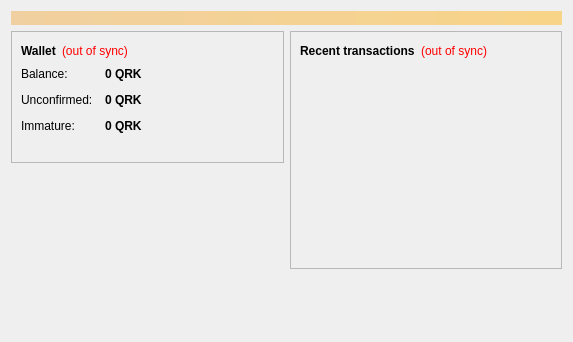
<?xml version="1.0" encoding="UTF-8"?>
<ui version="4.0">
 <class>OverviewPage</class>
 <widget class="QWidget" name="OverviewPage">
  <property name="geometry">
   <rect>
    <x>0</x>
    <y>0</y>
    <width>573</width>
    <height>342</height>
   </rect>
  </property>
  <property name="windowTitle">
   <string>Form</string>
  </property>
  <layout class="QVBoxLayout" name="topLayout">
   <item>
    <widget class="QLabel" name="labelAlerts">
     <property name="visible">
      <bool>false</bool>
     </property>
     <property name="styleSheet">
      <string notr="true">background-color: qlineargradient(x1: 0, y1: 0, x2: 1, y2: 0, stop:0 #F0D0A0, stop:1 #F8D488); color:#000000;</string>
     </property>
     <property name="wordWrap">
      <bool>true</bool>
     </property>
     <property name="margin">
      <number>3</number>
     </property>
    </widget>
   </item>
   <item>
    <layout class="QHBoxLayout" name="horizontalLayout" stretch="1,1">
     <item>
      <layout class="QVBoxLayout" name="verticalLayout_2">
       <item>
        <widget class="QFrame" name="frame">
         <property name="frameShape">
          <enum>QFrame::StyledPanel</enum>
         </property>
         <property name="frameShadow">
          <enum>QFrame::Raised</enum>
         </property>
         <layout class="QVBoxLayout" name="verticalLayout_4">
          <item>
           <layout class="QHBoxLayout" name="horizontalLayout_4">
            <item>
             <widget class="QLabel" name="label_5">
              <property name="font">
               <font>
                <weight>75</weight>
                <bold>true</bold>
               </font>
              </property>
              <property name="text">
               <string>Wallet</string>
              </property>
             </widget>
            </item>
            <item>
             <widget class="QLabel" name="labelWalletStatus">
              <property name="toolTip">
               <string>&lt;html&gt;&lt;head/&gt;&lt;body&gt;&lt;p&gt;The displayed information may be out of date. Your wallet automatically synchronizes with the Zingcoin network after a connection is established, but this process has not completed yet.&lt;/p&gt;&lt;/body&gt;&lt;/html&gt;</string>
              </property>
              <property name="styleSheet">
               <string notr="true">QLabel { color: red; }</string>
              </property>
              <property name="text">
               <string notr="true">(out of sync)</string>
              </property>
              <property name="alignment">
               <set>Qt::AlignLeading|Qt::AlignLeft|Qt::AlignVCenter</set>
              </property>
             </widget>
            </item>
            <item>
             <spacer name="horizontalSpacer_2">
              <property name="orientation">
               <enum>Qt::Horizontal</enum>
              </property>
              <property name="sizeHint" stdset="0">
               <size>
                <width>40</width>
                <height>20</height>
               </size>
              </property>
             </spacer>
            </item>
           </layout>
          </item>
          <item>
           <layout class="QFormLayout" name="formLayout_2">
            <property name="fieldGrowthPolicy">
             <enum>QFormLayout::AllNonFixedFieldsGrow</enum>
            </property>
            <property name="horizontalSpacing">
             <number>12</number>
            </property>
            <property name="verticalSpacing">
             <number>12</number>
            </property>
            <item row="0" column="0">
             <widget class="QLabel" name="label">
              <property name="text">
               <string>Balance:</string>
              </property>
             </widget>
            </item>
            <item row="0" column="1">
             <widget class="QLabel" name="labelBalance">
              <property name="font">
               <font>
                <weight>75</weight>
                <bold>true</bold>
               </font>
              </property>
              <property name="cursor">
               <cursorShape>IBeamCursor</cursorShape>
              </property>
              <property name="toolTip">
               <string>Your current balance</string>
              </property>
              <property name="text">
               <string notr="true">0 QRK</string>
              </property>
              <property name="textInteractionFlags">
               <set>Qt::LinksAccessibleByMouse|Qt::TextSelectableByKeyboard|Qt::TextSelectableByMouse</set>
              </property>
             </widget>
            </item>
            <item row="1" column="0">
             <widget class="QLabel" name="label_3">
              <property name="text">
               <string>Unconfirmed:</string>
              </property>
             </widget>
            </item>
            <item row="1" column="1">
             <widget class="QLabel" name="labelUnconfirmed">
              <property name="font">
               <font>
                <weight>75</weight>
                <bold>true</bold>
               </font>
              </property>
              <property name="cursor">
               <cursorShape>IBeamCursor</cursorShape>
              </property>
              <property name="toolTip">
               <string>Total of transactions that have yet to be confirmed, and do not yet count toward the current balance</string>
              </property>
              <property name="text">
               <string notr="true">0 QRK</string>
              </property>
              <property name="textInteractionFlags">
               <set>Qt::LinksAccessibleByMouse|Qt::TextSelectableByKeyboard|Qt::TextSelectableByMouse</set>
              </property>
             </widget>
            </item>
            <item row="2" column="0">
             <widget class="QLabel" name="labelImmatureText">
              <property name="text">
               <string>Immature:</string>
              </property>
             </widget>
            </item>
            <item row="2" column="1">
             <widget class="QLabel" name="labelImmature">
              <property name="font">
               <font>
                <weight>75</weight>
                <bold>true</bold>
               </font>
              </property>
              <property name="toolTip">
               <string>Mined balance that has not yet matured</string>
              </property>
              <property name="text">
               <string notr="true">0 QRK</string>
              </property>
              <property name="textInteractionFlags">
               <set>Qt::LinksAccessibleByMouse|Qt::TextSelectableByKeyboard|Qt::TextSelectableByMouse</set>
              </property>
             </widget>
            </item>
           </layout>
          </item>
          <item>
           <widget class="QLabel" name="label_wallet_bgcoin">
            <property name="text">
             <string/>
            </property>
            <property name="pixmap">
             <pixmap resource="../bitcoin.qrc">:/images/wallet_bgcoin</pixmap>
            </property>
            <property name="scaledContents">
             <bool>false</bool>
            </property>
            <property name="alignment">
             <set>Qt::AlignCenter</set>
            </property>
            <property name="margin">
             <number>-2</number>
            </property>
           </widget>
          </item>
         </layout>
        </widget>
       </item>
       <item>
        <spacer name="verticalSpacer">
         <property name="orientation">
          <enum>Qt::Vertical</enum>
         </property>
         <property name="sizeHint" stdset="0">
          <size>
           <width>20</width>
           <height>40</height>
          </size>
         </property>
        </spacer>
       </item>
      </layout>
     </item>
     <item>
      <layout class="QVBoxLayout" name="verticalLayout_3">
       <item>
        <widget class="QFrame" name="frame_2">
         <property name="frameShape">
          <enum>QFrame::StyledPanel</enum>
         </property>
         <property name="frameShadow">
          <enum>QFrame::Raised</enum>
         </property>
         <layout class="QVBoxLayout" name="verticalLayout">
          <item>
           <layout class="QHBoxLayout" name="horizontalLayout_2">
            <item>
             <widget class="QLabel" name="label_4">
              <property name="text">
               <string>&lt;b&gt;Recent transactions&lt;/b&gt;</string>
              </property>
             </widget>
            </item>
            <item>
             <widget class="QLabel" name="labelTransactionsStatus">
              <property name="toolTip">
               <string>&lt;html&gt;&lt;head/&gt;&lt;body&gt;&lt;p&gt;The displayed information may be out of date. Your wallet automatically synchronizes with the Zingcoin network after a connection is established, but this process has not completed yet.&lt;/p&gt;&lt;/body&gt;&lt;/html&gt;</string>
              </property>
              <property name="styleSheet">
               <string notr="true">QLabel { color: red; }</string>
              </property>
              <property name="text">
               <string notr="true">(out of sync)</string>
              </property>
              <property name="alignment">
               <set>Qt::AlignRight|Qt::AlignTrailing|Qt::AlignVCenter</set>
              </property>
             </widget>
            </item>
            <item>
             <spacer name="horizontalSpacer">
              <property name="orientation">
               <enum>Qt::Horizontal</enum>
              </property>
              <property name="sizeHint" stdset="0">
               <size>
                <width>40</width>
                <height>20</height>
               </size>
              </property>
             </spacer>
            </item>
           </layout>
          </item>
          <item>
           <widget class="QListView" name="listTransactions">
            <property name="styleSheet">
             <string notr="true">QListView { background: transparent; }</string>
            </property>
            <property name="frameShape">
             <enum>QFrame::NoFrame</enum>
            </property>
            <property name="verticalScrollBarPolicy">
             <enum>Qt::ScrollBarAlwaysOff</enum>
            </property>
            <property name="horizontalScrollBarPolicy">
             <enum>Qt::ScrollBarAlwaysOff</enum>
            </property>
            <property name="selectionMode">
             <enum>QAbstractItemView::NoSelection</enum>
            </property>
           </widget>
          </item>
         </layout>
        </widget>
       </item>
       <item>
        <spacer name="verticalSpacer_2">
         <property name="orientation">
          <enum>Qt::Vertical</enum>
         </property>
         <property name="sizeHint" stdset="0">
          <size>
           <width>20</width>
           <height>40</height>
          </size>
         </property>
        </spacer>
       </item>
      </layout>
     </item>
    </layout>
   </item>
  </layout>
 </widget>
 <resources/>
 <connections/>
</ui>
